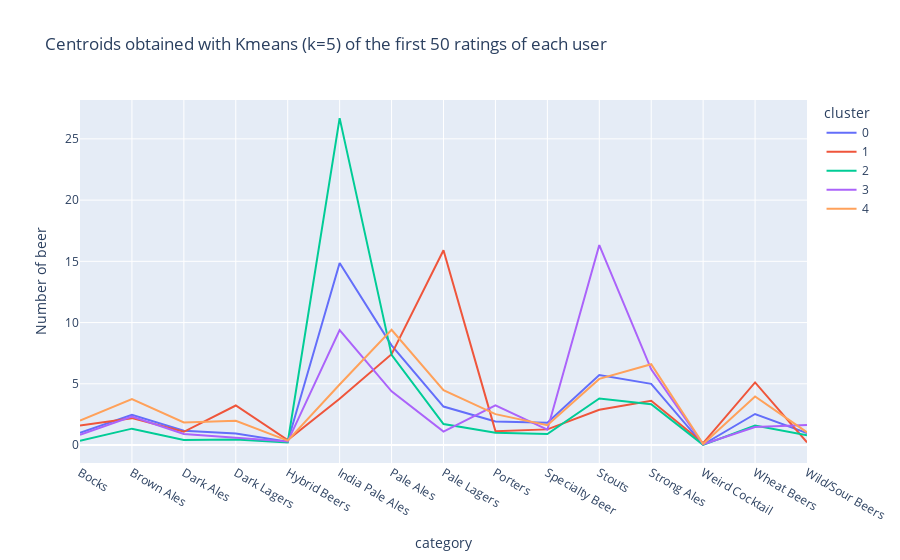

Source (notebook cell):
### Code cell
fig = px.line(df_cluster_beer_5, x="category", y="Number of beer", color="cluster", title="Centroids obtained with Kmeans (k=5) of the first 50 ratings of each user")
fig.show()
#fig.write_html("centroid_first_5_justification.html")

### Figure 1 — Plotly figure (JSON) as saved in the notebook; plotly's stock layout.template omitted (floating-point values rounded to 4 significant figures)
{"data": [{"hovertemplate": "cluster=0<br>category=%{x}<br>Number of beer=%{y}<extra></extra>", "legendgroup": "0", "line": {"color": "#636efa", "dash": "solid"}, "marker": {"symbol": "circle"}, "mode": "lines", "name": "0", "orientation": "v", "showlegend": true, "type": "scatter", "x": ["Bocks", "Brown Ales", "Dark Ales", "Dark Lagers", "Hybrid Beers", "India Pale Ales", "Pale Ales", "Pale Lagers", "Porters", "Specialty Beer", "Stouts", "Strong Ales", "Weird Cocktail", "Wheat Beers", "Wild/Sour Beers"], "xaxis": "x", "y": [0.9931, 2.478, 1.172, 0.9381, 0.2715, 14.86, 8.144, 3.141, 1.931, 1.814, 5.711, 5, 0.0378, 2.536, 0.9691], "yaxis": "y"}, {"hovertemplate": "cluster=1<br>category=%{x}<br>Number of beer=%{y}<extra></extra>", "legendgroup": "1", "line": {"color": "#EF553B", "dash": "solid"}, "marker": {"symbol": "circle"}, "mode": "lines", "name": "1", "orientation": "v", "showlegend": true, "type": "scatter", "x": ["Bocks", "Brown Ales", "Dark Ales", "Dark Lagers", "Hybrid Beers", "India Pale Ales", "Pale Ales", "Pale Lagers", "Porters", "Specialty Beer", "Stouts", "Strong Ales", "Weird Cocktail", "Wheat Beers", "Wild/Sour Beers"], "xaxis": "x", "y": [1.588, 2.196, 1.082, 3.227, 0.4124, 3.773, 7.423, 15.91, 1.134, 1.278, 2.876, 3.619, 0.1546, 5.113, 0.2165], "yaxis": "y"}, {"hovertemplate": "cluster=2<br>category=%{x}<br>Number of beer=%{y}<extra></extra>", "legendgroup": "2", "line": {"color": "#00cc96", "dash": "solid"}, "marker": {"symbol": "circle"}, "mode": "lines", "name": "2", "orientation": "v", "showlegend": true, "type": "scatter", "x": ["Bocks", "Brown Ales", "Dark Ales", "Dark Lagers", "Hybrid Beers", "India Pale Ales", "Pale Ales", "Pale Lagers", "Porters", "Specialty Beer", "Stouts", "Strong Ales", "Weird Cocktail", "Wheat Beers", "Wild/Sour Beers"], "xaxis": "x", "y": [0.3538, 1.338, 0.4154, 0.4615, 0.2077, 26.69, 7.362, 1.715, 1.008, 0.9, 3.8, 3.331, 0.01538, 1.592, 0.8077], "yaxis": "y"}, {"hovertemplate": "cluster=3<br>category=%{x}<br>Number of beer=%{y}<extra></extra>", "legendgroup": "3", "line": {"color": "#ab63fa", "dash": "solid"}, "marker": {"symbol": "circle"}, "mode": "lines", "name": "3", "orientation": "v", "showlegend": true, "type": "scatter", "x": ["Bocks", "Brown Ales", "Dark Ales", "Dark Lagers", "Hybrid Beers", "India Pale Ales", "Pale Ales", "Pale Lagers", "Porters", "Specialty Beer", "Stouts", "Strong Ales", "Weird Cocktail", "Wheat Beers", "Wild/Sour Beers"], "xaxis": "x", "y": [0.8323, 2.316, 0.9032, 0.6065, 0.2839, 9.387, 4.381, 1.103, 3.245, 1.252, 16.33, 6.181, 0.06452, 1.471, 1.645], "yaxis": "y"}, {"hovertemplate": "cluster=4<br>category=%{x}<br>Number of beer=%{y}<extra></extra>", "legendgroup": "4", "line": {"color": "#FFA15A", "dash": "solid"}, "marker": {"symbol": "circle"}, "mode": "lines", "name": "4", "orientation": "v", "showlegend": true, "type": "scatter", "x": ["Bocks", "Brown Ales", "Dark Ales", "Dark Lagers", "Hybrid Beers", "India Pale Ales", "Pale Ales", "Pale Lagers", "Porters", "Specialty Beer", "Stouts", "Strong Ales", "Weird Cocktail", "Wheat Beers", "Wild/Sour Beers"], "xaxis": "x", "y": [1.993, 3.754, 1.845, 1.987, 0.3636, 4.946, 9.407, 4.475, 2.522, 1.613, 5.401, 6.596, 0.09091, 3.97, 1.037], "yaxis": "y"}], "layout": {"legend": {"title": {"text": "cluster"}, "tracegroupgap": 0}, "title": {"text": "Centroids obtained with Kmeans (k=5) of the first 50 ratings of each user"}, "xaxis": {"anchor": "y", "domain": [0, 1], "title": {"text": "category"}}, "yaxis": {"anchor": "x", "domain": [0, 1], "title": {"text": "Number of beer"}}}}
